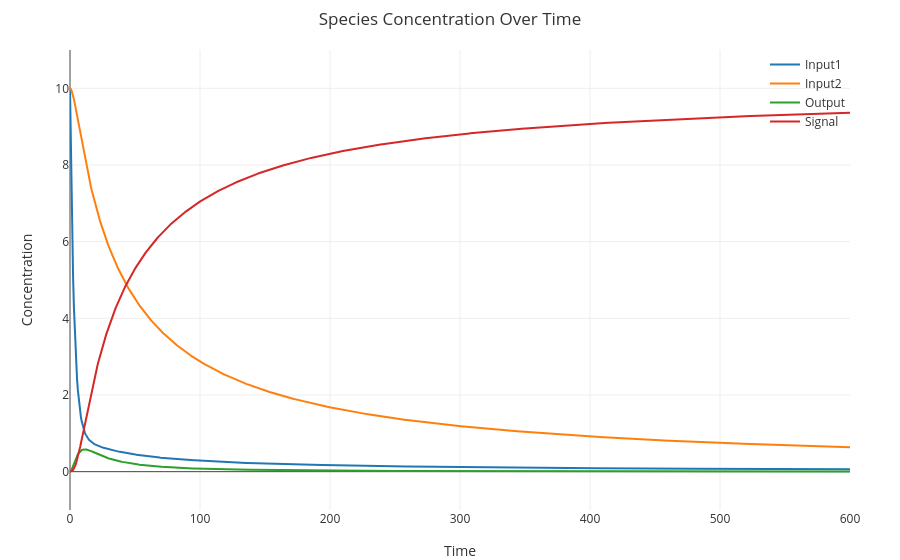

Notebook source saved alongside this figure:
### Code cell
directive simulation { 
  final=600; 
  plots=[Input1; Input2; Output; Signal];
}
directive simulator deterministic
directive parameters [ k = 0.003; u = 0.1 ]
| 100 Reporter 
| 100 Join
| 10 Input2
| 10 Input1
| Reporter + Output ->{k} sp2 + Signal
| Join + Input1 <->{k}{k} sp4 + sp3
| sp4 + Input2 <->{k}{k} sp1 + Output

### Figure 1 — Plotly figure (JSON) as saved in the notebook; plotly's stock layout.template omitted (floating-point values rounded to 4 significant figures; data arrays with more than 128 entries replaced by an {"elided": "..."} marker saying what was removed)
{"data": [{"line": {"width": 2}, "mode": "lines", "name": "Input1", "x": {"elided": "1001 float values"}, "y": {"elided": "1001 float values"}}, {"line": {"width": 2}, "mode": "lines", "name": "Input2", "x": {"elided": "1001 float values"}, "y": {"elided": "1001 float values"}}, {"line": {"width": 2}, "mode": "lines", "name": "Output", "x": {"elided": "1001 float values"}, "y": {"elided": "1001 float values"}}, {"line": {"width": 2}, "mode": "lines", "name": "Signal", "x": {"elided": "1001 float values"}, "y": {"elided": "1001 float values"}}], "layout": {"font": {"color": "#333"}, "hovermode": "x unified", "legend": {"bgcolor": "rgba(0,0,0,0)", "x": 1, "xanchor": "right", "y": 1, "yanchor": "top"}, "margin": {"b": 50, "l": 70, "r": 50, "t": 50}, "paper_bgcolor": "rgba(0,0,0,0)", "plot_bgcolor": "rgba(0,0,0,0)", "title": "Species Concentration Over Time", "xaxis": {"range": [0, 600], "showgrid": true, "title": "Time"}, "yaxis": {"range": [-1, 11], "showgrid": true, "title": "Concentration"}}}
